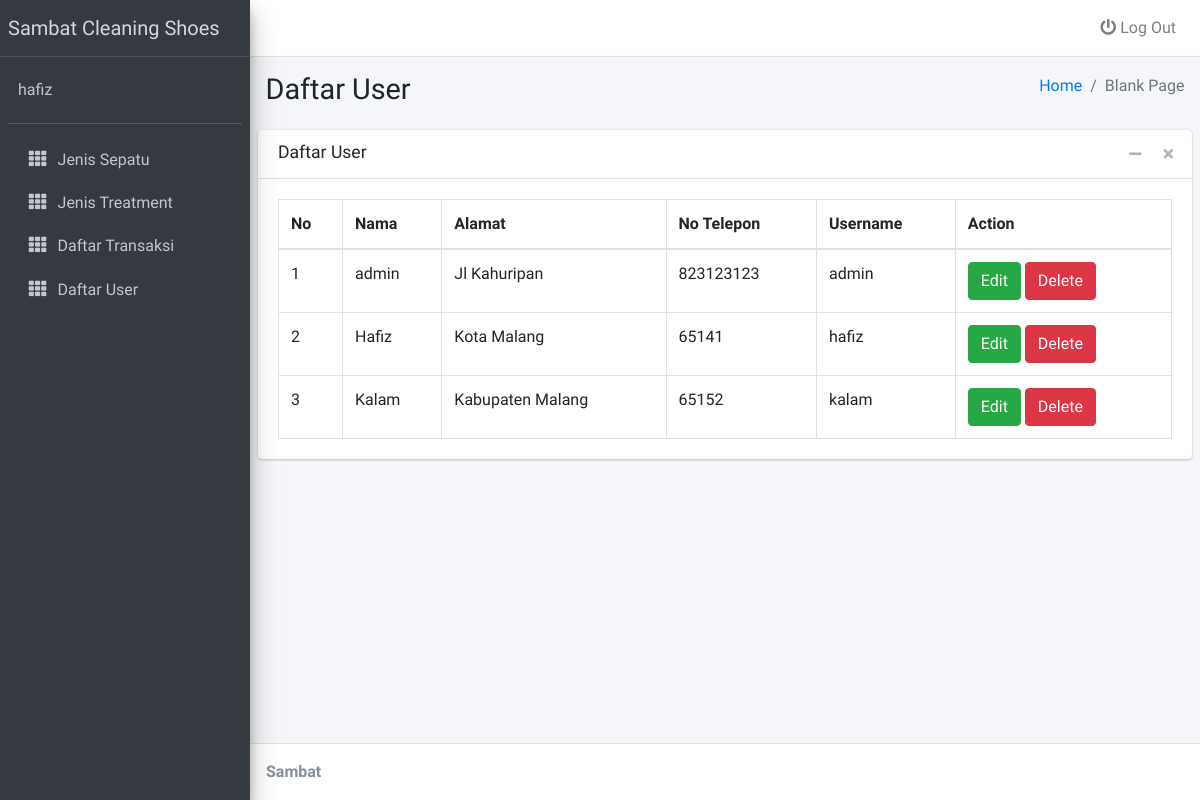
The page /admin_manageuser.php (signed in) on the database its author committed.
### tables this page shows
CREATE TABLE `user` (
  `id_user` int NOT NULL,
  `nama` varchar(15) NOT NULL,
  `alamat` varchar(50) NOT NULL,
  `no_telp` int NOT NULL,
  `username` varchar(25) NOT NULL,
  `password` varchar(25) NOT NULL,
  `level` int NOT NULL DEFAULT '1'
);

### admin_manageuser.php (the view, shortened to what this page needs)
<!DOCTYPE html>
<?php
include('config.php');
?>
<html>
<head>
  <link rel="stylesheet" href="assets/plugins/fontawesome-free/css/all.min.css">
  <link rel="stylesheet" href="https://code.ionicframework.com/ionicons/2.0.1/css/ionicons.min.css">
  <link rel="stylesheet" href="assets/dist/css/adminlte.min.css">
</head>
<body class="hold-transition sidebar-mini">
<div class="wrapper">
  <nav class="main-header navbar navbar-expand navbar-white navbar-light">
    <ul class="navbar-nav ml-auto">
      <li class="nav-item dropdown">
        <a class="nav-link" href="logout.php">
            <i class="fas fa-power-off"></i> Log Out
        </a>
      </li>
    </ul>
  </nav>
  <aside class="main-sidebar sidebar-dark-primary elevation-4">
    <a href="../../index3.html" class="brand-link">
      <span class="brand-text font-weight-light">Sambat Cleaning Shoes</span>
    </a>
    <div class="sidebar">
      <div class="user-panel mt-3 pb-3 mb-3 d-flex">
        <div class="info">
          <a href="#" class="d-block"><?php echo $_SESSION['username'] ?></a>
        </div>
      </div>
      <nav class="mt-2">
        <ul class="nav nav-pills nav-sidebar flex-column" data-widget="treeview" role="menu" data-accordion="false">
          <li class="nav-item">
            <a href="admin_jenissepatu.php" class="nav-link">
              <i class="nav-icon fas fa-th"></i>
              <p>
               Jenis Sepatu
              </p>
            </a>
          </li>
          <li class="nav-item">
            <a href="admin_jenistreatment.php" class="nav-link">
              <i class="nav-icon fas fa-th"></i>
              <p>
               Jenis Treatment
              </p>
            </a>
          </li>
          <li class="nav-item">
            <a href="admin_transaksi.php" class="nav-link">
              <i class="nav-icon fas fa-th"></i>
              <p>
               Daftar Transaksi
              </p>
            </a>
          </li>
          <li class="nav-item">
            <a href="admin_manageuser.php" class="nav-link">
              <i class="nav-icon fas fa-th"></i>
              <p>
               Daftar User
              </p>
            </a>
          </li>
  </aside>
  <div class="content-wrapper">
    <section class="content-header">
      <div class="container-fluid">
        <div class="row mb-2">
          <div class="col-sm-6">
            <h1>Daftar User</h1>
          </div>
          <div class="col-sm-6">
            <ol class="breadcrumb float-sm-right">
              <li class="breadcrumb-item"><a href="#">Home</a></li>
              <li class="breadcrumb-item active">Blank Page</li>
            </ol>
          </div>
        </div>
      </div>
    </section>
    <section class="content">
      <div class="card">
        <div class="card-header">
          <h3 class="card-title">Daftar User</h3>
          <div class="card-tools">
            <button type="button" class="btn btn-tool" data-card-widget="collapse" data-toggle="tooltip" title="Collapse">
              <i class="fas fa-minus"></i></button>
            <button type="button" class="btn btn-tool" data-card-widget="remove" data-toggle="tooltip" title="Remove">
              <i class="fas fa-times"></i></button>
          </div>
        </div>
        <div class="card-body">
          <table id="example2" class="table table-bordered table-hover">
                <thead>
                <tr>
                  <th>No</th>
                  <th>Nama</th>
                  <th>Alamat</th>
                  <th>No Telepon</th>
                  <th>Username</th>
                  <th>Action</th>
                </tr>
                </thead>
                <tbody>
                <?php
				$sql = mysqli_query($koneksi, "SELECT * from user") or die(mysqli_error($koneksi));
				if(mysqli_num_rows($sql) > 0){
					$no = 1;
					while($data = mysqli_fetch_assoc($sql)){
						echo '
						<tr>
							<td>'.$no.'</td>
							<td>'.$data['nama'].'</td>
                            <td>'.$data['alamat'].'</td>
                            <td>'.$data['no_telp'].'</td>
                            <td>'.$data['username'].'</td>
              <td>
              <a type="button" class="btn btn-success" href="edit_user.php?id='.$data['id_user'].'">Edit</a>
              <a type="button" class="btn btn-danger" href="delete_user.php?id='.$data['id_user'].'">Delete</a>
              </td>
						</tr>
						';
						$no++;
					}
				}else{
					echo '
					<tr>
						<td colspan="6">Tidak ada data.</td>
					</tr>
					';
				}
				?>
              </table>
        </div>
      </div>
    </section>
  </div>
  <footer class="main-footer">
    <strong>Sambat
  </footer>
</div>
</body>
</html>

### rows shown on the page
user: nama "admin", alamat "Jl Kahuripan", no_telp "823123123", username "admin"
user: nama "Hafiz", alamat "Kota Malang", no_telp "65141", username "hafiz"
user: nama "Kalam", alamat "Kabupaten Malang", no_telp "65152", username "kalam"

### other values the page prints
$_SESSION['username'] "hafiz"
